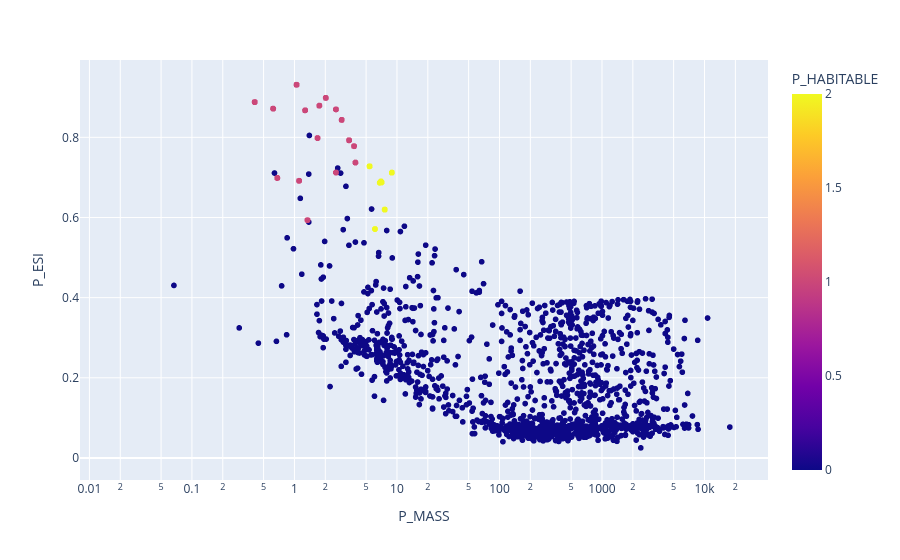

The notebook cell saved with this chart:
### Markdown cell above
Till 2011, only non-habitable planets having ESI less than or equal to 0.3 were discovered. From 2011 till 2019, habitable planets having high ESI (hovering in the range 0.6 - 0.9) have been discovered.

* **Influence of Planet Mass / Planet Radius / Planet Eccentricity on Habitability:**

Next, we will check how planet mass, planet radius and planet eccentricity influence habitability. While understanding mass and radius are pretty simple, understanding eccentricity can be difficult for some. Below is the definition of eccentricity for reference. 

[Eccentricity](https://www.enchantedlearning.com/subjects/astronomy/glossary/Eccentricity.shtml) indicates how the planetary orbit deviates from a perfect circle. A perfectly circular orbit has an eccentricity = 0. A higher number indicates elliptical orbit.

### Code cell
import plotly.express as px
fig = px.scatter(oversampled, x=oversampled.P_MASS, y=oversampled.P_ESI, color=oversampled.P_HABITABLE,
                 hover_name=oversampled.P_NAME, log_x=True, size_max=30)
fig.show()

### Figure 1 — Plotly figure (JSON) as saved in the notebook; plotly's stock layout.template omitted (floating-point values rounded to 4 significant figures; data arrays with more than 128 entries replaced by an {"elided": "..."} marker saying what was removed)
{"data": [{"hovertemplate": "<b>%{hovertext}</b><br><br>P_MASS=%{x}<br>P_ESI=%{y}<br>P_HABITABLE=%{marker.color}<extra></extra>", "hovertext": {"elided": "11979 str values"}, "legendgroup": "", "marker": {"color": {"elided": "11979 int values"}, "coloraxis": "coloraxis", "symbol": "circle"}, "mode": "markers", "name": "", "showlegend": false, "type": "scattergl", "x": {"elided": "11979 float values"}, "xaxis": "x", "y": {"elided": "11979 float values"}, "yaxis": "y"}], "layout": {"coloraxis": {"colorbar": {"title": {"text": "P_HABITABLE"}}, "colorscale": [[0, "#0d0887"], [0.1111, "#46039f"], [0.2222, "#7201a8"], [0.3333, "#9c179e"], [0.4444, "#bd3786"], [0.5556, "#d8576b"], [0.6667, "#ed7953"], [0.7778, "#fb9f3a"], [0.8889, "#fdca26"], [1, "#f0f921"]]}, "legend": {"tracegroupgap": 0}, "margin": {"t": 60}, "xaxis": {"anchor": "y", "domain": [0, 1], "title": {"text": "P_MASS"}, "type": "log"}, "yaxis": {"anchor": "x", "domain": [0, 1], "title": {"text": "P_ESI"}}}}
